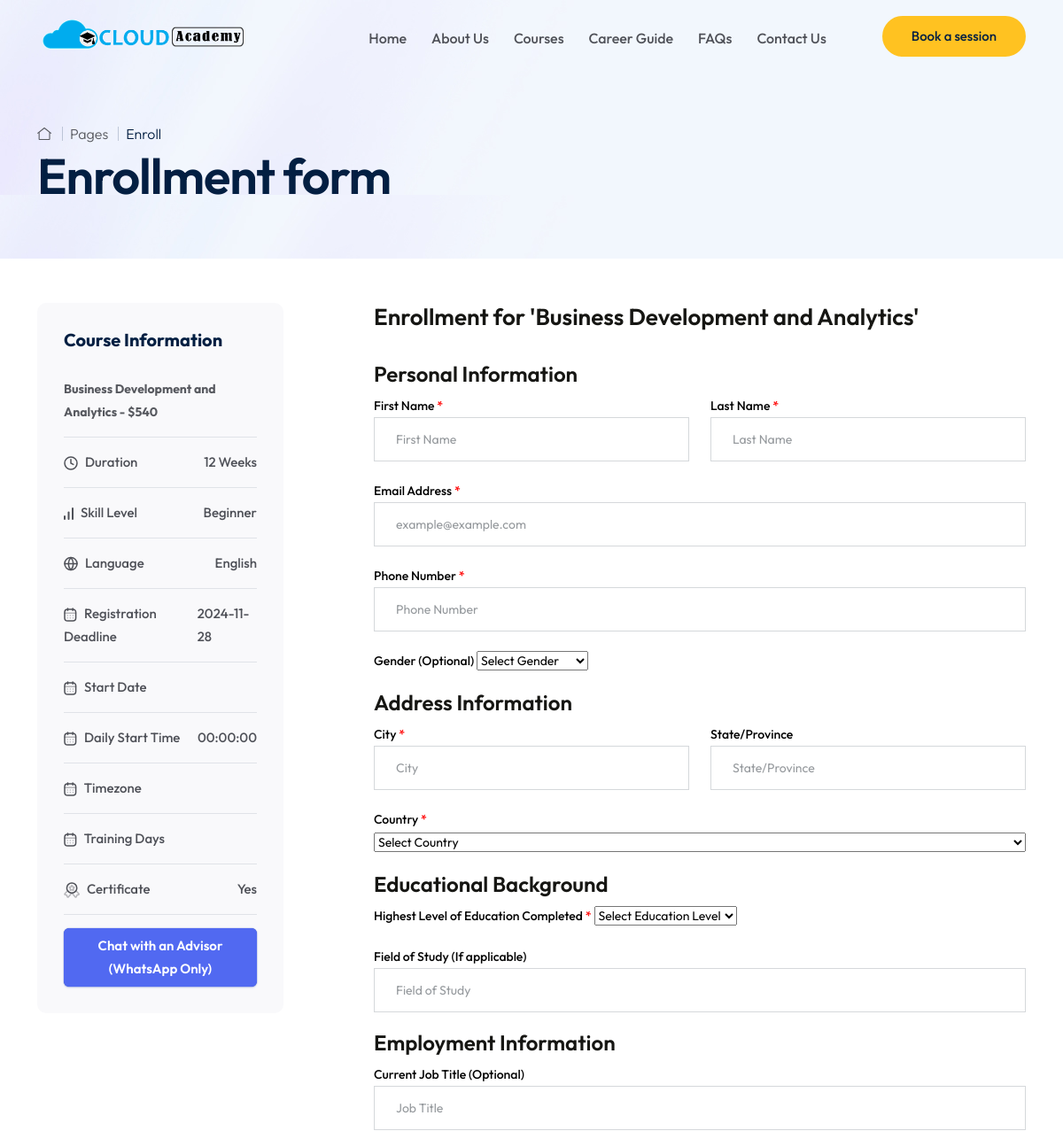
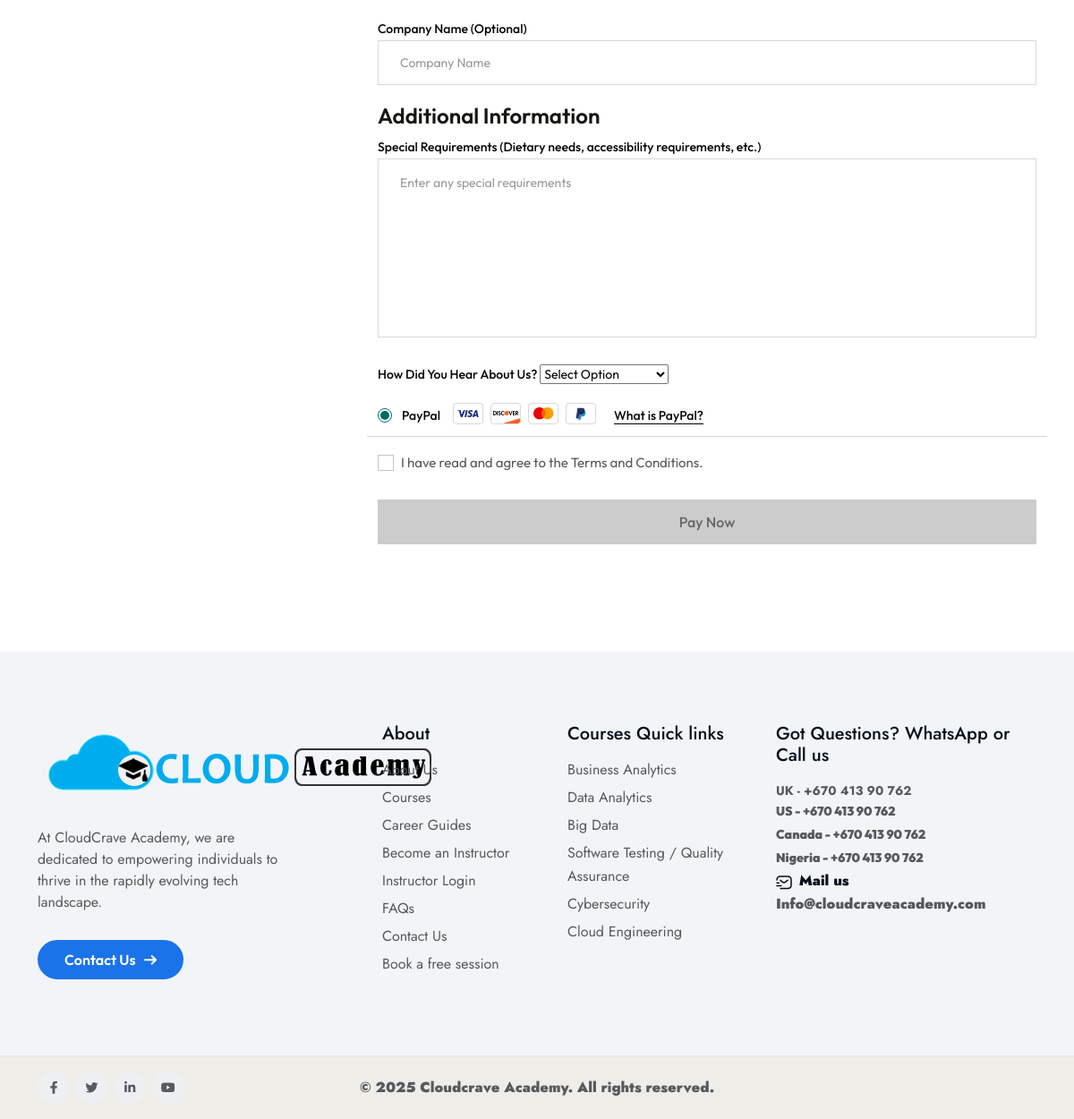
Page /enroll.php?id=4&&course=Business Development and Analytics on the committed database (2 pictures, top to bottom).
### tables this page shows
CREATE TABLE `courses` (
  `course_id` int(11) NOT NULL,
  `course_name` varchar(255) NOT NULL,
  `category_id` int(11) DEFAULT NULL,
  `description` text DEFAULT NULL,
  `price` decimal(10,2) DEFAULT NULL,
  `discount_percentage` decimal(5,2) DEFAULT 0.00,
  `course_image_url` varchar(255) DEFAULT NULL,
  `intro_video_url` varchar(255) DEFAULT NULL,
  `duration` int(11) DEFAULT NULL,
  `prerequisites` text DEFAULT NULL,
  `level` enum('Beginner','Intermediate','Advanced') DEFAULT NULL,
  `created_at` timestamp NOT NULL DEFAULT current_timestamp(),
  `updated_at` timestamp NOT NULL DEFAULT current_timestamp() ON UPDATE current_timestamp(),
  `home_featured` int(10) NOT NULL,
  `banner_featured` int(10) NOT NULL,
  `status` enum('Draft','Published','Approved') DEFAULT 'Draft',
  `instructor_id` int(11) DEFAULT NULL,
  `mode` enum('Virtual','Physical','Recorded') DEFAULT 'Virtual',
  `registration_deadline` date DEFAULT NULL,
  `session_duration` int(11) NOT NULL,
  `session_duration_unit` enum('minutes','hours') NOT NULL,
  `start_datetime` datetime DEFAULT NULL,
  `timezone` varchar(50) NOT NULL,
  `training_days` set('Monday','Tuesday','Wednesday','Thursday','Friday','Saturday','Sunday') NOT NULL,
  `daily_start_time` time NOT NULL
);

### enroll.php (the view, shortened to what the rows shown need)
<?php
if (isset($_GET['id']) && isset($_GET['course'])) {
    $c_id = intval($_GET['id']);
} else {
    header("Location: courses.php");
    exit();
}
?>
<!doctype html>
<html class="no-js" lang="zxx">
<head>
    <?php
    require_once 'head.php';
    ?>
    <link href="https://cdn.jsdelivr.net/npm/select2@4.0.13/dist/css/select2.min.css" rel="stylesheet" />
</head>
<body>
    <main>
        <section class="tp-faq-area tp-faq-p pt-50 pb-120">
            <div class="container">
                <div class="row">
                    <div class="col-lg-12">
                        <div class="tp-instructor-become-tab">
                            <div class="tab-content" id="myTabContent">
                                <div class="tab-pane fade show active" id="home" role="tabpanel" aria-labelledby="home-tab">
                                    <div class="row">
                                        <div class="col-lg-4">
                                            <div class="tp-faq-wrap">
                                                <div class="tp-faq-sidebar">
                                                        <?php
                                                        require_once 'connect.php';
                                                        $featured_sql = "SELECT * FROM courses WHERE course_id = '$c_id'";
                                                        $featured_result = $conn->query($featured_sql);
                                                        if ($featured_result && $featured_result->num_rows > 0) {
                                                            $course = $featured_result->fetch_assoc();
                                                        } else {
                                                            echo '<li>No featured courses available.</li>';
                                                        }
                                                        $discounted_price = ($course['price'] * (1 - $course['discount_percentage'] / 100));
                                                        ?>
                                                    <div class="tp-course-details-2-widget-list-item-wrapper">
                                                        <div class="tp-course-details-2-widget-list-item d-flex align-items-center justify-content-between">
                                                            <b> <?php echo htmlspecialchars($course['course_name']); ?></span> - $<?php echo htmlspecialchars(number_format($discounted_price)); ?></b>
                                                        </div>
                                                        <div class="tp-course-details-2-widget-list-item d-flex align-items-center justify-content-between">
                                                            <span>  Duration</span>
                                                            <span><?php echo htmlspecialchars($course['duration']); ?> Weeks</span>
                                                        </div>
                                                        <div class="tp-course-details-2-widget-list-item d-flex align-items-center justify-content-between">
                                                            <span>  Skill Level</span>
                                                            <span><?php echo htmlspecialchars($course['level']); ?></span>
                                                        </div>
                                                        <div class="tp-course-details-2-widget-list-item d-flex align-items-center justify-content-between">
                                                            <span>  Registration Deadline</span>
                                                            <span><?php echo htmlspecialchars($course['registration_deadline']); ?></span>
                                                        </div>
                                                        <div class="tp-course-details-2-widget-list-item d-flex align-items-center justify-content-between">
                                                            <span>  Daily Start Time </span>
                                                            <span><?php echo htmlspecialchars($course['daily_start_time']); ?></span>
                                                        </div>
                                                    </div>
                                                </div>
                                            </div>
                                        </div>
                                    </div>
                                </div>
                            </div>
                        </div>
                    </div>
                </div>
            </div>
        </section>
    </main>
</body>
</html>

### rows in the picture
courses: course_name "Business Development and Analytics", discounted_price "540", duration "12", level "Beginner", registration_deadline "2024-11-28", daily_start_time "00:00:00"

### other values in the picture
$_GET['course'] "Business Development and Analytics"
